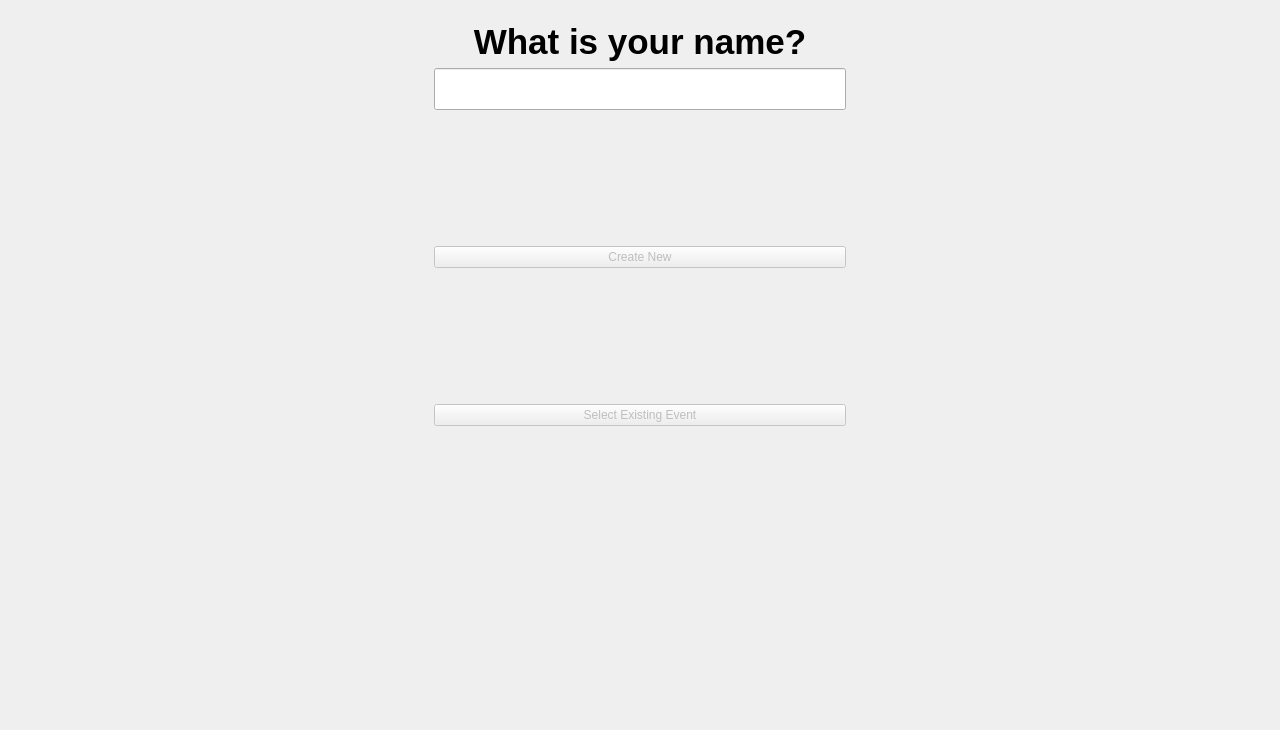
<?xml version="1.0" encoding="UTF-8"?>
<ui version="4.0">
 <class>MainWindow</class>
 <widget class="QMainWindow" name="MainWindow">
  <property name="geometry">
   <rect>
    <x>0</x>
    <y>0</y>
    <width>1280</width>
    <height>730</height>
   </rect>
  </property>
  <property name="sizePolicy">
   <sizepolicy hsizetype="Maximum" vsizetype="Maximum">
    <horstretch>0</horstretch>
    <verstretch>0</verstretch>
   </sizepolicy>
  </property>
  <property name="maximumSize">
   <size>
    <width>1280</width>
    <height>1024</height>
   </size>
  </property>
  <property name="windowTitle">
   <string>MainWindow</string>
  </property>
  <widget class="QWidget" name="centralWidget">
   <layout class="QGridLayout" name="gridLayout_3">
    <item row="0" column="1">
     <widget class="QStackedWidget" name="stackedWidget">
      <property name="currentIndex">
       <number>0</number>
      </property>
      <widget class="QWidget" name="pageStart">
       <layout class="QGridLayout" name="gridLayout_2">
        <item row="0" column="0">
         <layout class="QGridLayout" name="gridLayout">
          <item row="2" column="0">
           <spacer name="horizontalSpacer">
            <property name="orientation">
             <enum>Qt::Horizontal</enum>
            </property>
            <property name="sizeHint" stdset="0">
             <size>
              <width>40</width>
              <height>20</height>
             </size>
            </property>
           </spacer>
          </item>
          <item row="2" column="2">
           <spacer name="horizontalSpacer_2">
            <property name="orientation">
             <enum>Qt::Horizontal</enum>
            </property>
            <property name="sizeHint" stdset="0">
             <size>
              <width>40</width>
              <height>20</height>
             </size>
            </property>
           </spacer>
          </item>
          <item row="4" column="0">
           <spacer name="verticalSpacer_6">
            <property name="orientation">
             <enum>Qt::Vertical</enum>
            </property>
            <property name="sizeHint" stdset="0">
             <size>
              <width>20</width>
              <height>40</height>
             </size>
            </property>
           </spacer>
          </item>
          <item row="4" column="1">
           <widget class="QPushButton" name="btnNew">
            <property name="enabled">
             <bool>false</bool>
            </property>
            <property name="sizePolicy">
             <sizepolicy hsizetype="Minimum" vsizetype="Fixed">
              <horstretch>0</horstretch>
              <verstretch>0</verstretch>
             </sizepolicy>
            </property>
            <property name="minimumSize">
             <size>
              <width>0</width>
              <height>0</height>
             </size>
            </property>
            <property name="maximumSize">
             <size>
              <width>16777215</width>
              <height>16777215</height>
             </size>
            </property>
            <property name="layoutDirection">
             <enum>Qt::LeftToRight</enum>
            </property>
            <property name="text">
             <string>Create New</string>
            </property>
           </widget>
          </item>
          <item row="3" column="1">
           <widget class="QLineEdit" name="txtName">
            <property name="minimumSize">
             <size>
              <width>0</width>
              <height>0</height>
             </size>
            </property>
            <property name="font">
             <font>
              <pointsize>22</pointsize>
             </font>
            </property>
           </widget>
          </item>
          <item row="2" column="1">
           <widget class="QLabel" name="lblName">
            <property name="font">
             <font>
              <pointsize>26</pointsize>
              <weight>75</weight>
              <bold>true</bold>
             </font>
            </property>
            <property name="text">
             <string>What is your name?</string>
            </property>
            <property name="alignment">
             <set>Qt::AlignCenter</set>
            </property>
           </widget>
          </item>
          <item row="5" column="1">
           <widget class="QPushButton" name="btnSelecExist">
            <property name="enabled">
             <bool>false</bool>
            </property>
            <property name="minimumSize">
             <size>
              <width>0</width>
              <height>0</height>
             </size>
            </property>
            <property name="text">
             <string>Select Existing Event</string>
            </property>
           </widget>
          </item>
          <item row="6" column="1">
           <spacer name="verticalSpacer_7">
            <property name="orientation">
             <enum>Qt::Vertical</enum>
            </property>
            <property name="sizeHint" stdset="0">
             <size>
              <width>20</width>
              <height>40</height>
             </size>
            </property>
           </spacer>
          </item>
         </layout>
        </item>
       </layout>
      </widget>
      <widget class="QWidget" name="pageNewDate">
       <layout class="QGridLayout" name="gridLayout_13">
        <item row="0" column="0">
         <layout class="QGridLayout" name="gridLayout_12">
          <item row="4" column="0" colspan="5">
           <widget class="QCalendarWidget" name="calendarWidget">
            <property name="selectedDate">
             <date>
              <year>2017</year>
              <month>9</month>
              <day>17</day>
             </date>
            </property>
            <property name="minimumDate">
             <date>
              <year>2017</year>
              <month>9</month>
              <day>17</day>
             </date>
            </property>
           </widget>
          </item>
          <item row="5" column="0">
           <widget class="QPushButton" name="btnNewDateBack">
            <property name="enabled">
             <bool>true</bool>
            </property>
            <property name="text">
             <string>Back</string>
            </property>
           </widget>
          </item>
          <item row="0" column="0" colspan="5">
           <widget class="QLabel" name="label_4">
            <property name="font">
             <font>
              <pointsize>26</pointsize>
              <weight>75</weight>
              <italic>false</italic>
              <bold>true</bold>
             </font>
            </property>
            <property name="text">
             <string>Name Your Event</string>
            </property>
            <property name="textFormat">
             <enum>Qt::PlainText</enum>
            </property>
            <property name="scaledContents">
             <bool>false</bool>
            </property>
            <property name="alignment">
             <set>Qt::AlignCenter</set>
            </property>
           </widget>
          </item>
          <item row="1" column="0" rowspan="2" colspan="5">
           <widget class="QLineEdit" name="eventName">
            <property name="toolTip">
             <string>This box serves to provide a name for your event.</string>
            </property>
           </widget>
          </item>
          <item row="5" column="4">
           <widget class="QPushButton" name="btnNewDateNext">
            <property name="enabled">
             <bool>false</bool>
            </property>
            <property name="text">
             <string>Next</string>
            </property>
           </widget>
          </item>
          <item row="3" column="2">
           <widget class="QLabel" name="label_6">
            <property name="font">
             <font>
              <pointsize>26</pointsize>
              <weight>75</weight>
              <italic>false</italic>
              <bold>true</bold>
             </font>
            </property>
            <property name="text">
             <string>Select A Time</string>
            </property>
            <property name="alignment">
             <set>Qt::AlignCenter</set>
            </property>
           </widget>
          </item>
          <item row="5" column="3">
           <widget class="QPushButton" name="btnNewDateAdd">
            <property name="enabled">
             <bool>true</bool>
            </property>
            <property name="text">
             <string>Add Date</string>
            </property>
           </widget>
          </item>
          <item row="5" column="2">
           <spacer name="horizontalSpacer_3">
            <property name="orientation">
             <enum>Qt::Horizontal</enum>
            </property>
            <property name="sizeHint" stdset="0">
             <size>
              <width>40</width>
              <height>20</height>
             </size>
            </property>
           </spacer>
          </item>
         </layout>
        </item>
       </layout>
      </widget>
      <widget class="QWidget" name="pageNewTime">
       <layout class="QGridLayout" name="gridLayout_14">
        <item row="0" column="0">
         <layout class="QGridLayout" name="gridLayout_11">
          <item row="4" column="2">
           <layout class="QHBoxLayout" name="horizontalLayout">
            <item>
             <spacer name="horizontalSpacer_12">
              <property name="orientation">
               <enum>Qt::Horizontal</enum>
              </property>
              <property name="sizeHint" stdset="0">
               <size>
                <width>40</width>
                <height>20</height>
               </size>
              </property>
             </spacer>
            </item>
            <item>
             <widget class="QPushButton" name="btnNewTimeAddTasks">
              <property name="text">
               <string>Tasks</string>
              </property>
             </widget>
            </item>
            <item>
             <spacer name="horizontalSpacer_13">
              <property name="orientation">
               <enum>Qt::Horizontal</enum>
              </property>
              <property name="sizeHint" stdset="0">
               <size>
                <width>40</width>
                <height>20</height>
               </size>
              </property>
             </spacer>
            </item>
            <item>
             <widget class="QPushButton" name="btnNewTimeSave">
              <property name="enabled">
               <bool>true</bool>
              </property>
              <property name="text">
               <string>Finish</string>
              </property>
             </widget>
            </item>
           </layout>
          </item>
          <item row="2" column="0" colspan="2">
           <widget class="QPushButton" name="btnNewTimeToggle">
            <property name="text">
             <string>24 Hour Toggle</string>
            </property>
           </widget>
          </item>
          <item row="1" column="2">
           <widget class="QScrollArea" name="scrollArea">
            <property name="widgetResizable">
             <bool>true</bool>
            </property>
            <widget class="QWidget" name="scrollAreaWidgetContents_2">
             <property name="geometry">
              <rect>
               <x>0</x>
               <y>0</y>
               <width>1084</width>
               <height>550</height>
              </rect>
             </property>
             <layout class="QGridLayout" name="gridLayout_17"/>
            </widget>
           </widget>
          </item>
          <item row="4" column="0">
           <widget class="QPushButton" name="btnNewTimeBack">
            <property name="text">
             <string>Back</string>
            </property>
           </widget>
          </item>
          <item row="0" column="2">
           <widget class="QLabel" name="label_5">
            <property name="font">
             <font>
              <pointsize>26</pointsize>
              <weight>75</weight>
              <bold>true</bold>
             </font>
            </property>
            <property name="text">
             <string>Select Event Times</string>
            </property>
            <property name="alignment">
             <set>Qt::AlignCenter</set>
            </property>
           </widget>
          </item>
         </layout>
        </item>
       </layout>
      </widget>
      <widget class="QWidget" name="pageNewTasks">
       <widget class="QWidget" name="gridLayoutWidget">
        <property name="geometry">
         <rect>
          <x>9</x>
          <y>9</y>
          <width>1241</width>
          <height>691</height>
         </rect>
        </property>
        <layout class="QGridLayout" name="gridLayout_19">
         <item row="2" column="1">
          <widget class="QLineEdit" name="txtTask"/>
         </item>
         <item row="1" column="1">
          <widget class="QScrollArea" name="scrollArea_3">
           <property name="widgetResizable">
            <bool>true</bool>
           </property>
           <widget class="QWidget" name="scrollAreaWidgetContents_3">
            <property name="geometry">
             <rect>
              <x>0</x>
              <y>0</y>
              <width>1044</width>
              <height>607</height>
             </rect>
            </property>
           </widget>
          </widget>
         </item>
         <item row="0" column="1">
          <widget class="QLabel" name="label_2">
           <property name="font">
            <font>
             <pointsize>23</pointsize>
             <weight>75</weight>
             <bold>true</bold>
            </font>
           </property>
           <property name="text">
            <string>Add Tasks</string>
           </property>
           <property name="alignment">
            <set>Qt::AlignCenter</set>
           </property>
          </widget>
         </item>
         <item row="2" column="3">
          <widget class="QPushButton" name="btnNewTaskFinish">
           <property name="text">
            <string>Finish</string>
           </property>
          </widget>
         </item>
         <item row="2" column="0">
          <widget class="QLabel" name="label">
           <property name="text">
            <string>Task:</string>
           </property>
          </widget>
         </item>
         <item row="2" column="2">
          <widget class="QPushButton" name="btnNewTaskAdd">
           <property name="text">
            <string>Add</string>
           </property>
          </widget>
         </item>
        </layout>
       </widget>
      </widget>
      <widget class="QWidget" name="pageReturn">
       <layout class="QGridLayout" name="gridLayout_15">
        <item row="0" column="0">
         <layout class="QGridLayout" name="gridLayout_10">
          <item row="0" column="1">
           <widget class="QPushButton" name="btnReturnToStart">
            <property name="text">
             <string>Return to Start</string>
            </property>
           </widget>
          </item>
          <item row="0" column="0">
           <spacer name="horizontalSpacer_7">
            <property name="orientation">
             <enum>Qt::Horizontal</enum>
            </property>
            <property name="sizeHint" stdset="0">
             <size>
              <width>40</width>
              <height>20</height>
             </size>
            </property>
           </spacer>
          </item>
          <item row="1" column="1">
           <widget class="QPushButton" name="btnExit">
            <property name="text">
             <string>End</string>
            </property>
           </widget>
          </item>
          <item row="0" column="2">
           <spacer name="horizontalSpacer_11">
            <property name="orientation">
             <enum>Qt::Horizontal</enum>
            </property>
            <property name="sizeHint" stdset="0">
             <size>
              <width>40</width>
              <height>20</height>
             </size>
            </property>
           </spacer>
          </item>
         </layout>
        </item>
       </layout>
      </widget>
      <widget class="QWidget" name="pageListAttendance">
       <layout class="QGridLayout" name="gridLayout_9">
        <item row="0" column="0">
         <layout class="QGridLayout" name="gridLayout_8">
          <item row="3" column="2" colspan="2">
           <widget class="QPushButton" name="btnListAttendanceBack">
            <property name="text">
             <string>Back</string>
            </property>
           </widget>
          </item>
          <item row="1" column="0" colspan="2">
           <widget class="QRadioButton" name="rdAdd">
            <property name="text">
             <string>Add Attendance</string>
            </property>
            <property name="checked">
             <bool>true</bool>
            </property>
           </widget>
          </item>
          <item row="2" column="2" colspan="2">
           <widget class="QPushButton" name="btnListAttendanceNext">
            <property name="enabled">
             <bool>false</bool>
            </property>
            <property name="toolTip">
             <string>&lt;html&gt;&lt;head/&gt;&lt;body&gt;&lt;p&gt;Depending on which radio button you have selected, you will go to a different place in the program.&lt;/p&gt;&lt;/body&gt;&lt;/html&gt;</string>
            </property>
            <property name="text">
             <string>Next</string>
            </property>
           </widget>
          </item>
          <item row="3" column="0">
           <widget class="QRadioButton" name="rdView">
            <property name="text">
             <string>&amp;View Attendance</string>
            </property>
           </widget>
          </item>
          <item row="3" column="1">
           <spacer name="horizontalSpacer_5">
            <property name="orientation">
             <enum>Qt::Horizontal</enum>
            </property>
            <property name="sizeHint" stdset="0">
             <size>
              <width>40</width>
              <height>20</height>
             </size>
            </property>
           </spacer>
          </item>
          <item row="1" column="2">
           <spacer name="horizontalSpacer_6">
            <property name="orientation">
             <enum>Qt::Horizontal</enum>
            </property>
            <property name="sizeHint" stdset="0">
             <size>
              <width>40</width>
              <height>20</height>
             </size>
            </property>
           </spacer>
          </item>
          <item row="0" column="0" colspan="3">
           <widget class="QListWidget" name="lstListEvents"/>
          </item>
         </layout>
        </item>
       </layout>
      </widget>
      <widget class="QWidget" name="pageAddAttendance">
       <layout class="QGridLayout" name="gridLayout_7">
        <item row="0" column="0">
         <layout class="QGridLayout" name="gridLayout_6">
          <item row="2" column="4">
           <spacer name="horizontalSpacer_4">
            <property name="orientation">
             <enum>Qt::Horizontal</enum>
            </property>
            <property name="sizeHint" stdset="0">
             <size>
              <width>40</width>
              <height>20</height>
             </size>
            </property>
           </spacer>
          </item>
          <item row="2" column="0" colspan="2">
           <widget class="QPushButton" name="btnAddAttendanceToggle">
            <property name="text">
             <string>24 Hour Toggle</string>
            </property>
           </widget>
          </item>
          <item row="2" column="2">
           <spacer name="horizontalSpacer_10">
            <property name="orientation">
             <enum>Qt::Horizontal</enum>
            </property>
            <property name="sizeHint" stdset="0">
             <size>
              <width>40</width>
              <height>20</height>
             </size>
            </property>
           </spacer>
          </item>
          <item row="3" column="3">
           <spacer name="horizontalSpacer_8">
            <property name="orientation">
             <enum>Qt::Horizontal</enum>
            </property>
            <property name="sizeHint" stdset="0">
             <size>
              <width>40</width>
              <height>20</height>
             </size>
            </property>
           </spacer>
          </item>
          <item row="2" column="3">
           <spacer name="horizontalSpacer_9">
            <property name="orientation">
             <enum>Qt::Horizontal</enum>
            </property>
            <property name="sizeHint" stdset="0">
             <size>
              <width>40</width>
              <height>20</height>
             </size>
            </property>
           </spacer>
          </item>
          <item row="3" column="4">
           <widget class="QPushButton" name="btnAddAttendanceSave">
            <property name="text">
             <string>Save</string>
            </property>
           </widget>
          </item>
          <item row="3" column="0" colspan="3">
           <widget class="QPushButton" name="btnAddAttendanceBack">
            <property name="text">
             <string>Back</string>
            </property>
           </widget>
          </item>
          <item row="0" column="0" colspan="5">
           <widget class="QLabel" name="label_3">
            <property name="text">
             <string>Select Available Times</string>
            </property>
           </widget>
          </item>
          <item row="1" column="0" colspan="5">
           <widget class="QScrollArea" name="scrollArea_2">
            <property name="widgetResizable">
             <bool>true</bool>
            </property>
            <widget class="QWidget" name="scrollAreaWidgetContents">
             <property name="geometry">
              <rect>
               <x>0</x>
               <y>0</y>
               <width>62</width>
               <height>24</height>
              </rect>
             </property>
             <layout class="QGridLayout" name="gridLayout_18"/>
            </widget>
           </widget>
          </item>
         </layout>
        </item>
       </layout>
      </widget>
      <widget class="QWidget" name="pageViewAttendance">
       <layout class="QGridLayout" name="gridLayout_5">
        <item row="1" column="0">
         <layout class="QGridLayout" name="gridLayout_4">
          <item row="2" column="6">
           <widget class="QPushButton" name="btnViewAttendanceQuit">
            <property name="text">
             <string>Quit</string>
            </property>
           </widget>
          </item>
          <item row="2" column="0">
           <widget class="QPushButton" name="btnViewAttendanceReturn">
            <property name="text">
             <string>Return to Start</string>
            </property>
           </widget>
          </item>
          <item row="2" column="3">
           <widget class="QPushButton" name="btnViewAttendanceBack">
            <property name="text">
             <string>Back</string>
            </property>
           </widget>
          </item>
          <item row="1" column="0">
           <widget class="QPushButton" name="btnViewAttendanceToggle">
            <property name="text">
             <string>24-Hour Toggle</string>
            </property>
           </widget>
          </item>
          <item row="1" column="1" colspan="6">
           <widget class="QTableWidget" name="tableWidget">
            <property name="editTriggers">
             <set>QAbstractItemView::NoEditTriggers</set>
            </property>
            <property name="alternatingRowColors">
             <bool>true</bool>
            </property>
           </widget>
          </item>
         </layout>
        </item>
       </layout>
      </widget>
     </widget>
    </item>
   </layout>
  </widget>
 </widget>
 <layoutdefault spacing="6" margin="11"/>
 <resources/>
 <connections/>
</ui>
